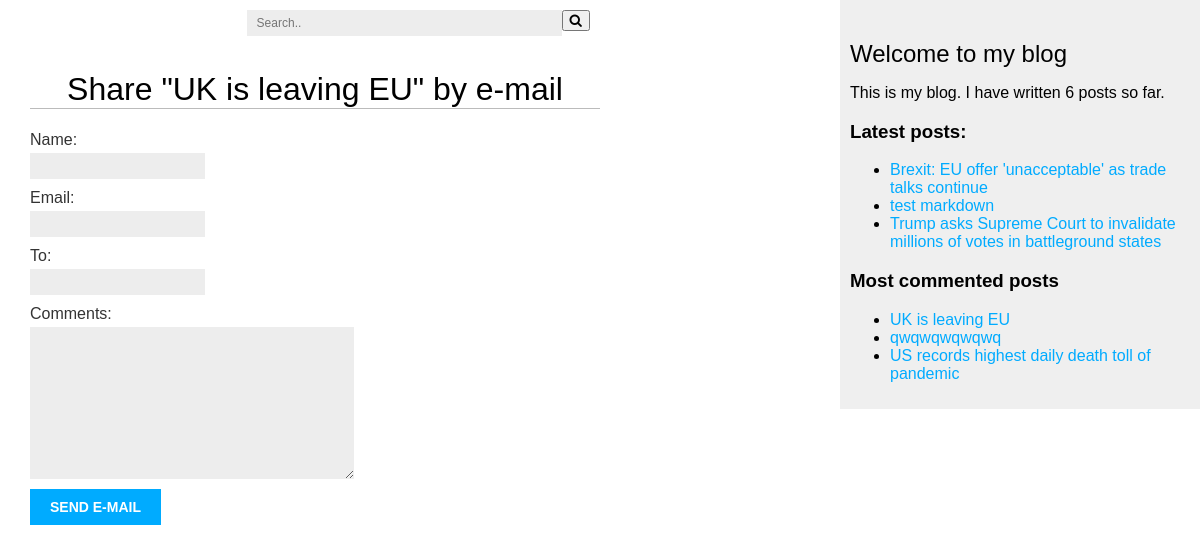
/blog/2/share/, run on the app's committed database.
### blog/models.py (models this page shows, shortened)
class Post(models.Model):
    STATUS_CHOICES = (
        ("draft", "Draft"),
        ("published", "Published"),
    )
    title = models.CharField(max_length=250)
    slug = models.SlugField(max_length=250, unique_for_date="publish")
    author = models.ForeignKey(
        User, on_delete=models.CASCADE, related_name="blog_posts"
    )
    body = models.TextField()
    publish = models.DateTimeField(default=timezone.now)
    created = models.DateTimeField(auto_now_add=True)
    updated = models.DateTimeField(auto_now=True)
    status = models.CharField(max_length=10, choices=STATUS_CHOICES, default="draft")
    objects = models.Manager()
    published = PublishedManager()
    tags = TaggableManager()
    def get_absolute_url(self):
        return reverse(
            "blog:post_detail",
            args=[self.publish.year, self.publish.month, self.publish.day, self.slug],
        )
    class Meta:
        ordering = ("-publish",)

### blog/views.py (the view)
# urls.py: path("<int:post_id>/share/", views.post_share, name="post_share"),
def post_share(request, post_id):
    post = get_object_or_404(Post, id=post_id, status="published")
    sent = False
    if request.method == "POST":
        form = EmailPostForm(request.POST)
        if form.is_valid():
            cd = form.cleaned_data
            post_url = request.build_absolute_uri(post.get_absolute_url())
            subject = f"{cd['name']} recommends you read {post.title}"
            message = (
                f"Read {post.title} at {post_url}\n\n"
                f"{cd['name']}'s comments: {cd['comments']}"
            )
            send_mail(subject, message, "tomalmozammal@gmail.com", [cd["to"]])
            sent = True
    else:
        form = EmailPostForm()
    return render(
        request, "blog/post/share.html", {"post": post, "form": form, "sent": sent}
    )

### blog/forms.py
class EmailPostForm(forms.Form):
    name = forms.CharField(max_length=25)
    email = forms.EmailField()
    to = forms.EmailField()
    comments = forms.CharField(required=False, widget=forms.Textarea)

### blog/models.py (called while the page is built)
    def get_queryset(self):
        return super().get_queryset().filter(status="published")

### blog/templatetags/blog_tags.py (called while the page is built)
@register.simple_tag
def total_posts():
    return Post.published.count()

@register.inclusion_tag("blog/post/latest_posts.html")
def show_latest_posts(count=5):
    lastest_posts = Post.published.order_by("-publish")[:count]
    return {"latest_posts": lastest_posts}

@register.simple_tag
def get_most_commented_posts(count=5):
    return Post.published.annotate(total_comments=Count("comments")).order_by(
        "-total_comments"
    )[:count]

### blog/templates/blog/post/share.html (shortened to what this page needs)
{% extends "blog/base.html" %}
{% block content %}
  {% if sent %}
    <h1>E-mail successfully sent</h1>
    <p>
      "{{ post.title }}" was successfully sent to {{ form.cleaned_data.to }}.
    </p>
  {% else %}
    <h1>Share "{{ post.title }}" by e-mail</h1>
    <form method="post">
      {{ form.as_p }}
      <input type="submit" value="Send e-mail">
    </form>
  {% endif %}
{% endblock %}

### blog/templates/blog/base.html (shortened to what this page needs)
{% load blog_tags %}
{% load static %}
<!DOCTYPE html>
<html>
<head>
  <link rel="stylesheet" href="https://cdnjs.cloudflare.com/ajax/libs/font-awesome/4.7.0/css/font-awesome.min.css">
  <link href="{% static "css/blog.css" %}" rel="stylesheet">
</head>
<body>
  <div id="content">
    <div id="search-box">
    <form action="{% url  "blog:post_search" %}" method="POST">
      <input type="text" placeholder="Search.." name="q" size="40">
      <button type="submit"><i class="fa fa-search"></i></button>
    </form>
  </div>
    {% block content %}
    {% endblock %}
  </div>
  <div id="sidebar">
    <h2>Welcome to my blog</h2>
    <p> This is my blog. I have written {% total_posts %} posts so far. </p>
    <h3>Latest posts:</h3>
    {% show_latest_posts 3 %}
    <h3>Most commented posts</h3>
    {% get_most_commented_posts 3 as most_commented_posts %}
    <ul>
      {% for post in most_commented_posts %}
        <li>
          <a href="{{ post.get_absolute_url }}">{{ post.title }}</a>
        </li>
      {% endfor %}
    </ul>
  </div>
</body>
</html>

### blog/templates/blog/post/latest_posts.html
<ul>
    {% for post in latest_posts %}
      <li>
        <a href="{{ post.get_absolute_url }}">{{ post.title }}</a>
      </li>
    {% endfor %}
  </ul>

### blog/static/css/blog.css (style rules this page uses)
body { margin:0; padding:0; font-family:helvetica, sans-serif; }
a { color:#00abff; text-decoration:none; }
h1 { font-weight:normal; border-bottom:1px solid #bbb; text-align: center; padding-top: 50px; }
h2 { font-weight:normal; margin:30px 0 0; }
#content { float:left; width:50%; padding:0 0 0 30px; }
#sidebar { float:right; width:30%; padding:10px; background:#efefef; height:100%; }
#search-box { float: right; padding: 10px; }
label { float:left; clear:both; color:#333; margin-bottom:4px; }
input, textarea { clear:both; float:left; margin:0 0 10px; background:#ededed; border:0; padding:6px 10px; font-size:12px; }
input[type=submit] { font-weight:bold; background:#00abff; color:#fff; padding:10px 20px; font-size:14px; text-transform:uppercase; }
* { box-sizing: border-box; }

### data on the page
Post: title "UK is leaving EU"
Post: title "Brexit: EU offer 'unacceptable' as trade talks continue"
Post: title "test markdown"
Post: title "Trump asks Supreme Court to invalidate millions of votes in battleground states"
Post: title "qwqwqwqwqwq"
Post: title "US records highest daily death toll of pandemic"
